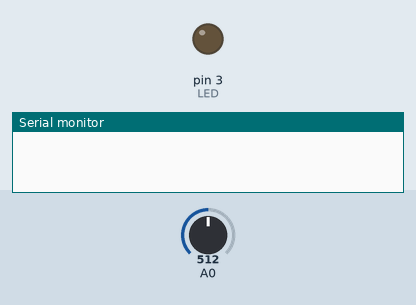
Simulated run of this sketch. Board: Arduino Uno, built with avr-gcc and run on an emulated ATmega328P. Parts: output pins drawn as LEDs (lit = HIGH), the last lines printed to the serial monitor. Inputs (shaded band) come from the test bench; at power-on: A0 = 512.

Above: at 1.2 s.
1.3 s: A0 set to 631
2.8 s: A0 set to 664
At 3.8 s:
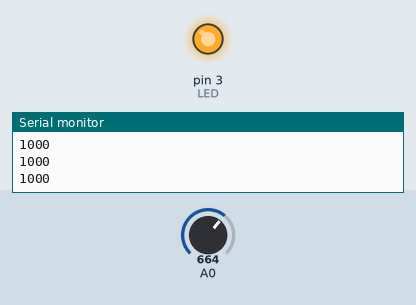
4.3 s: A0 set to 511
At 5.1 s:
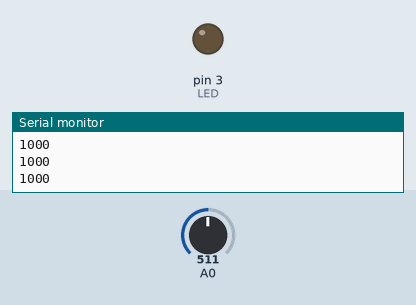
5.9 s: A0 set to 716
At 6.4 s:
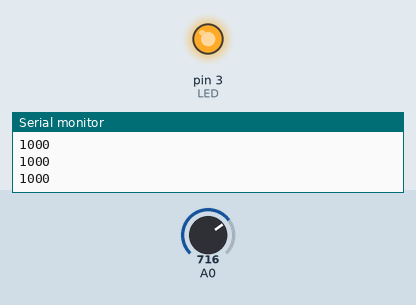
Timing chart, 0 to 8.4 s (numbered marks = the images above; inputs shaded):
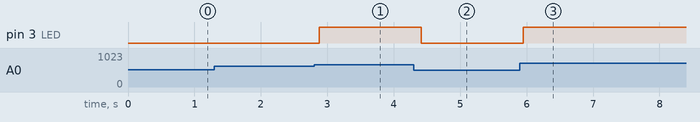

The sketch:

main.ino
```cpp
#include "TimerOne.h"


#define arrSize 32
#define threshold 160
#define LED 3
double sData = 0;
int val[arrSize];
int i = 0;
int emg = 0;
int maxV = 0, minV = 0;

void setup() {
    Serial.begin(115200);

    Timer1.initialize(3000);

    Timer1.attachInterrupt(sendData);
    pinMode(LED, OUTPUT);
    digitalWrite(LED, LOW);

    digitalWrite(LED, HIGH);

    for (int k = 0; k < arrSize; k++) {
        val[k] = 0;
    }
}

void sendData() {


    emg = analogRead(A0);

    val[i] = map(emg, 0, 1023, 0, 255);
    i++;

    if (i == arrSize) {
        i = 0;

        for (int k = 0; k < arrSize; k++) {
            if (val[k] > maxV)
                maxV = val[k];
            if (val[k] < minV)
                minV = val[k];
        }
        sData = maxV - minV;
        maxV = 0;
        minV = 0;
    }
    if (sData > threshold) {
        digitalWrite(LED, HIGH);
        Serial.print(1000);
    } else {
        digitalWrite(LED, LOW);
    }
    Serial.println();
}

void loop() {
}
```

Measured:
- the behaviour switches between 645 and 646 on A0 (found by bisection; images 0 and 1)
- after the input at 1.3 s, every drawn part: stays the same
- after the input at 2.8 s, pin 3 (LED): LOW → HIGH after 0.08 s
- after the input at 4.3 s, pin 3 (LED): HIGH → LOW after 0.12 s
- after the input at 5.9 s, pin 3 (LED): LOW → HIGH after 0.05 s
